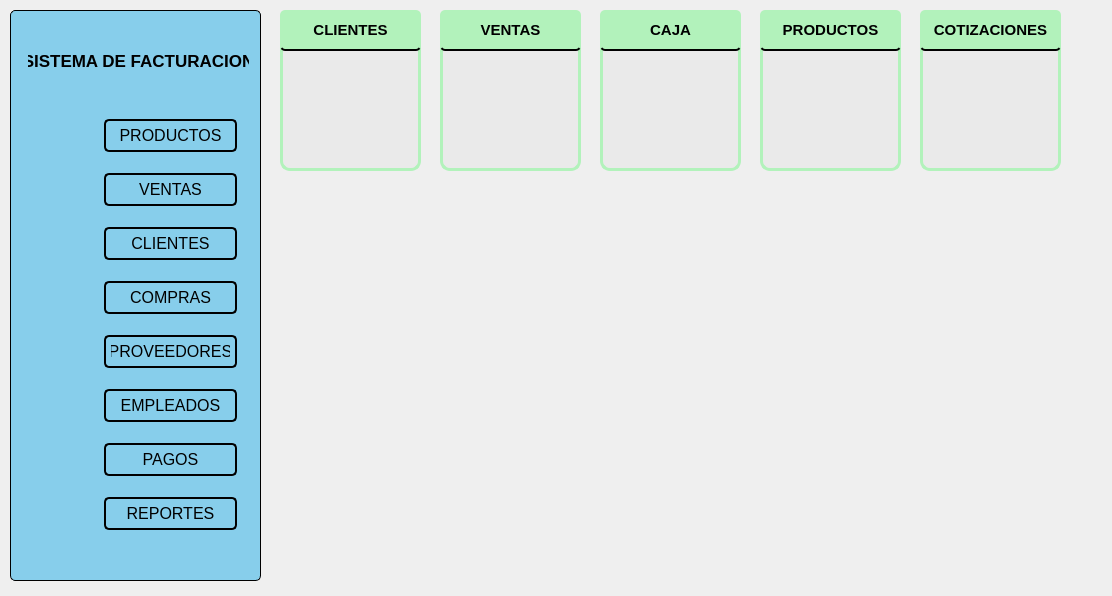
<?xml version="1.0" encoding="UTF-8"?>
<ui version="4.0">
 <class>panel_de_control</class>
 <widget class="QWidget" name="panel_de_control">
  <property name="geometry">
   <rect>
    <x>0</x>
    <y>0</y>
    <width>1112</width>
    <height>596</height>
   </rect>
  </property>
  <property name="windowTitle">
   <string>Panel de control</string>
  </property>
  <property name="styleSheet">
   <string notr="true"/>
  </property>
  <widget class="QPushButton" name="pushButton_11">
   <property name="geometry">
    <rect>
     <x>280</x>
     <y>40</y>
     <width>141</width>
     <height>131</height>
    </rect>
   </property>
   <property name="styleSheet">
    <string notr="true">border:3px solid #B2F2BB;
background-color: rgb(234, 234, 234);

border-radius:3px;
border-bottom-left-radius: 10px; /* Radio de la esquina inferior izquierda */
border-bottom-right-radius: 10px; /* Radio de la esquina inferior derecha */
</string>
   </property>
   <property name="text">
    <string/>
   </property>
   <property name="icon">
    <iconset resource="iconos_panel_de_control/iconos.qrc">
     <normaloff>:/iconos_panel_control/clasificacion.png</normaloff>:/iconos_panel_control/clasificacion.png</iconset>
   </property>
   <property name="iconSize">
    <size>
     <width>60</width>
     <height>60</height>
    </size>
   </property>
  </widget>
  <widget class="QLabel" name="label_2">
   <property name="geometry">
    <rect>
     <x>280</x>
     <y>10</y>
     <width>141</width>
     <height>41</height>
    </rect>
   </property>
   <property name="font">
    <font>
     <pointsize>11</pointsize>
     <bold>true</bold>
    </font>
   </property>
   <property name="styleSheet">
    <string notr="true">border:1.7px solid black;
background:#B2F2BB;
border-radius:4.5px;
border-left:none;
border-right:none;
border-top:none;
</string>
   </property>
   <property name="text">
    <string>CLIENTES</string>
   </property>
   <property name="alignment">
    <set>Qt::AlignmentFlag::AlignCenter</set>
   </property>
  </widget>
  <widget class="QWidget" name="widget_2" native="true">
   <property name="geometry">
    <rect>
     <x>10</x>
     <y>10</y>
     <width>251</width>
     <height>571</height>
    </rect>
   </property>
   <property name="styleSheet">
    <string notr="true">background:#87CEEB;
border:1px solid black;
border-radius:5px;</string>
   </property>
   <widget class="QWidget" name="verticalWidget_2" native="true">
    <property name="geometry">
     <rect>
      <x>20</x>
      <y>90</y>
      <width>61</width>
      <height>441</height>
     </rect>
    </property>
    <property name="styleSheet">
     <string notr="true">border:none;
</string>
    </property>
    <layout class="QVBoxLayout" name="verticalLayout_3">
     <item>
      <widget class="QLabel" name="label_17">
       <property name="styleSheet">
        <string notr="true">border-image: url(:/iconos_panel_control/ordenador-portatil.png);</string>
       </property>
       <property name="text">
        <string/>
       </property>
      </widget>
     </item>
     <item>
      <widget class="QLabel" name="label_18">
       <property name="styleSheet">
        <string notr="true">border-image: url(:/iconos_panel_control/carrito_de_compras.png);</string>
       </property>
       <property name="text">
        <string/>
       </property>
      </widget>
     </item>
     <item>
      <widget class="QLabel" name="label_19">
       <property name="styleSheet">
        <string notr="true">border-image: url(:/iconos_panel_control/clasificacion.png);</string>
       </property>
       <property name="text">
        <string/>
       </property>
      </widget>
     </item>
     <item>
      <widget class="QLabel" name="label_20">
       <property name="styleSheet">
        <string notr="true">border-image: url(:/iconos_panel_control/camion-de-reparto.png);</string>
       </property>
       <property name="text">
        <string/>
       </property>
      </widget>
     </item>
     <item>
      <widget class="QLabel" name="label_21">
       <property name="styleSheet">
        <string notr="true">border-image: url(:/iconos_panel_control/clasificacion.png);</string>
       </property>
       <property name="text">
        <string/>
       </property>
      </widget>
     </item>
     <item>
      <widget class="QLabel" name="label_22">
       <property name="styleSheet">
        <string notr="true">border-image: url(:/iconos_panel_control/agregar-usuario.png);</string>
       </property>
       <property name="text">
        <string/>
       </property>
      </widget>
     </item>
     <item>
      <widget class="QLabel" name="label_23">
       <property name="styleSheet">
        <string notr="true">border-image: url(:/iconos_panel_control/mano.png);</string>
       </property>
       <property name="text">
        <string/>
       </property>
      </widget>
     </item>
     <item>
      <widget class="QLabel" name="label_24">
       <property name="styleSheet">
        <string notr="true">border-image: url(:/iconos_panel_control/informe.png);</string>
       </property>
       <property name="text">
        <string/>
       </property>
      </widget>
     </item>
    </layout>
   </widget>
   <widget class="QFrame" name="verticalFrame_2">
    <property name="geometry">
     <rect>
      <x>80</x>

      <y>90</y>

      <y>70</y>

      <width>161</width>
      <height>451</height>
     </rect>
    </property>
    <property name="styleSheet">
     <string notr="true">QFrame{
	border:none;
}
QFrame QPushButton {
	background-color: #87CEEB; /* Color de fondo */
    color: black; /* Color del texto */
    font-size: 16px; /* Tamaño de la fuente */
    padding: 10px; /* Espaciado interno */
    margin: 5px; /* Margen externo */
    border: 1.5px solid black; /* Borde */
    border-radius: 5px; /* Esquinas redondeadas */
}

QFrame QPushButton:hover {
    background-color: #37A1FA; /* Cambia el color al pasar el mouse */
}

</string>
    </property>
    <layout class="QVBoxLayout" name="verticalLayout_4">
     <item>
      <widget class="QPushButton" name="pushButton_9">
       <property name="styleSheet">
        <string notr="true">
padding:5px;
margin-botom:10px</string>
       </property>
       <property name="text">
        <string>PRODUCTOS</string>
       </property>
      </widget>
     </item>
     <item>
      <widget class="QPushButton" name="pushButton_10">
       <property name="styleSheet">
        <string notr="true">
padding:5px</string>
       </property>
       <property name="text">
        <string>VENTAS</string>
       </property>
      </widget>
     </item>
     <item>
      <widget class="QPushButton" name="pushButton_12">
       <property name="styleSheet">
        <string notr="true">
padding:5px</string>
       </property>
       <property name="text">
        <string>CLIENTES</string>
       </property>
      </widget>
     </item>
     <item>
      <widget class="QPushButton" name="pushButton_13">
       <property name="styleSheet">
        <string notr="true">
padding:5px</string>
       </property>
       <property name="text">
        <string>COMPRAS</string>
       </property>
      </widget>
     </item>
     <item>
      <widget class="QPushButton" name="pushButton_14">
       <property name="styleSheet">
        <string notr="true">
padding:5px</string>
       </property>
       <property name="text">
        <string>PROVEEDORES</string>
       </property>
      </widget>
     </item>
     <item>
      <widget class="QPushButton" name="pushButton_15">
       <property name="styleSheet">
        <string notr="true">
padding:5px</string>
       </property>
       <property name="text">
        <string>EMPLEADOS</string>
       </property>
      </widget>
     </item>
     <item>
      <widget class="QPushButton" name="pushButton_16">
       <property name="styleSheet">
        <string notr="true">
padding:5px</string>
       </property>
       <property name="text">
        <string>PAGOS</string>
       </property>
      </widget>
     </item>
     <item>
      <widget class="QPushButton" name="pushButton_17">
       <property name="styleSheet">
        <string notr="true">
padding:5px</string>
       </property>
       <property name="text">
        <string>REPORTES</string>
       </property>
      </widget>
     </item>
    </layout>
   </widget>
   <widget class="QLabel" name="label">
    <property name="geometry">
     <rect>
      <x>18</x>
      <y>30</y>
      <width>221</width>
      <height>41</height>
     </rect>
    </property>
    <property name="font">
     <font>
      <pointsize>13</pointsize>
      <bold>true</bold>
     </font>
    </property>
    <property name="styleSheet">
     <string notr="true">border:none;</string>
    </property>
    <property name="text">
     <string>SISTEMA DE FACTURACION</string>
    </property>
    <property name="alignment">
     <set>Qt::AlignmentFlag::AlignCenter</set>
    </property>
   </widget>
  </widget>
  <widget class="QPushButton" name="pushButton_20">
   <property name="geometry">
    <rect>
     <x>440</x>
     <y>40</y>
     <width>141</width>
     <height>131</height>
    </rect>
   </property>
   <property name="styleSheet">
    <string notr="true">border:3px solid #B2F2BB;

background-color: rgb(234, 234, 234);

border-bottom-left-radius: 10px; /* Radio de la esquina inferior izquierda */
border-bottom-right-radius: 10px; /* Radio de la esquina inferior derecha */

</string>
   </property>
   <property name="text">
    <string/>
   </property>
   <property name="icon">
    <iconset resource="iconos_panel_de_control/iconos.qrc">
     <normaloff>:/iconos_panel_control/carrito_de_compras.png</normaloff>:/iconos_panel_control/carrito_de_compras.png</iconset>
   </property>
   <property name="iconSize">
    <size>
     <width>60</width>
     <height>60</height>
    </size>
   </property>
  </widget>
  <widget class="QLabel" name="label_5">
   <property name="geometry">
    <rect>
     <x>440</x>
     <y>10</y>
     <width>141</width>
     <height>41</height>
    </rect>
   </property>
   <property name="font">
    <font>
     <pointsize>11</pointsize>
     <bold>true</bold>
    </font>
   </property>
   <property name="styleSheet">
    <string notr="true">border:1.7px solid black;
background:#B2F2BB;
border-radius:4.5px;
border-left:none;
border-right:none;
border-top:none;
</string>
   </property>
   <property name="text">
    <string>VENTAS</string>
   </property>
   <property name="alignment">
    <set>Qt::AlignmentFlag::AlignCenter</set>
   </property>
  </widget>
  <widget class="QPushButton" name="pushButton_18">
   <property name="geometry">
    <rect>
     <x>600</x>
     <y>40</y>
     <width>141</width>
     <height>131</height>
    </rect>
   </property>
   <property name="styleSheet">
    <string notr="true">border:3px solid #B2F2BB;
border-radius:3px;
background-color: rgb(234, 234, 234);
border-bottom-left-radius: 10px; /* Radio de la esquina inferior izquierda */
border-bottom-right-radius: 10px; /* Radio de la esquina inferior derecha */</string>
   </property>
   <property name="text">
    <string/>
   </property>
   <property name="icon">
    <iconset resource="iconos_panel_de_control/iconos.qrc">
     <normaloff>:/iconos_panel_control/caja-registradora.png</normaloff>:/iconos_panel_control/caja-registradora.png</iconset>
   </property>
   <property name="iconSize">
    <size>
     <width>60</width>
     <height>60</height>
    </size>
   </property>
  </widget>
  <widget class="QLabel" name="label_3">
   <property name="geometry">
    <rect>
     <x>600</x>
     <y>10</y>
     <width>141</width>
     <height>41</height>
    </rect>
   </property>
   <property name="font">
    <font>
     <pointsize>11</pointsize>
     <bold>true</bold>
    </font>
   </property>
   <property name="styleSheet">
    <string notr="true">border:1.7px solid black;
background:#B2F2BB;
border-radius:4.5px;
border-left:none;
border-right:none;
border-top:none;
</string>
   </property>
   <property name="text">
    <string>CAJA</string>
   </property>
   <property name="alignment">
    <set>Qt::AlignmentFlag::AlignCenter</set>
   </property>
  </widget>
  <widget class="QPushButton" name="pushButton_19">
   <property name="geometry">
    <rect>
     <x>760</x>
     <y>40</y>
     <width>141</width>
     <height>131</height>
    </rect>
   </property>
   <property name="styleSheet">
    <string notr="true">border:3px solid #B2F2BB;
border-radius:3px;
background-color: rgb(234, 234, 234);
border-bottom-left-radius: 10px; /* Radio de la esquina inferior izquierda */
border-bottom-right-radius: 10px; /* Radio de la esquina inferior derecha */</string>
   </property>
   <property name="text">
    <string/>
   </property>
   <property name="icon">
    <iconset resource="iconos_panel_de_control/iconos.qrc">
     <normaloff>:/iconos_panel_control/productos-de-limpieza.png</normaloff>:/iconos_panel_control/productos-de-limpieza.png</iconset>
   </property>
   <property name="iconSize">
    <size>
     <width>60</width>
     <height>60</height>
    </size>
   </property>
  </widget>
  <widget class="QLabel" name="label_4">
   <property name="geometry">
    <rect>
     <x>760</x>
     <y>10</y>
     <width>141</width>
     <height>41</height>
    </rect>
   </property>
   <property name="font">
    <font>
     <pointsize>11</pointsize>
     <bold>true</bold>
    </font>
   </property>
   <property name="styleSheet">
    <string notr="true">border:1.7px solid black;
background:#B2F2BB;
border-radius:4.5px;
border-left:none;
border-right:none;
border-top:none;
</string>
   </property>
   <property name="text">
    <string>PRODUCTOS</string>
   </property>
   <property name="alignment">
    <set>Qt::AlignmentFlag::AlignCenter</set>
   </property>
  </widget>
  <widget class="QPushButton" name="pushButton_21">
   <property name="geometry">
    <rect>
     <x>920</x>
     <y>40</y>
     <width>141</width>
     <height>131</height>
    </rect>
   </property>
   <property name="styleSheet">
    <string notr="true">border:3px solid #B2F2BB;
border-radius:3px;
background-color: rgb(234, 234, 234);
border-bottom-left-radius: 10px; /* Radio de la esquina inferior izquierda */
border-bottom-right-radius: 10px; /* Radio de la esquina inferior derecha */</string>
   </property>
   <property name="text">
    <string/>
   </property>
   <property name="icon">
    <iconset resource="iconos_panel_de_control/iconos.qrc">
     <normaloff>:/iconos_panel_control/grafico-de-acciones.png</normaloff>:/iconos_panel_control/grafico-de-acciones.png</iconset>
   </property>
   <property name="iconSize">
    <size>
     <width>60</width>
     <height>60</height>
    </size>
   </property>
  </widget>
  <widget class="QLabel" name="label_6">
   <property name="geometry">
    <rect>
     <x>920</x>
     <y>10</y>
     <width>141</width>
     <height>41</height>
    </rect>
   </property>
   <property name="font">
    <font>
     <pointsize>11</pointsize>
     <bold>true</bold>
    </font>
   </property>
   <property name="styleSheet">
    <string notr="true">border:1.7px solid black;
background:#B2F2BB;
border-radius:4.5px;
border-left:none;
border-right:none;
border-top:none;
</string>
   </property>
   <property name="text">
    <string>COTIZACIONES</string>
   </property>
   <property name="alignment">
    <set>Qt::AlignmentFlag::AlignCenter</set>
   </property>
  </widget>
 </widget>
 <resources>
  <include location="iconos_panel_de_control/iconos.qrc"/>
 </resources>
 <connections/>
</ui>
